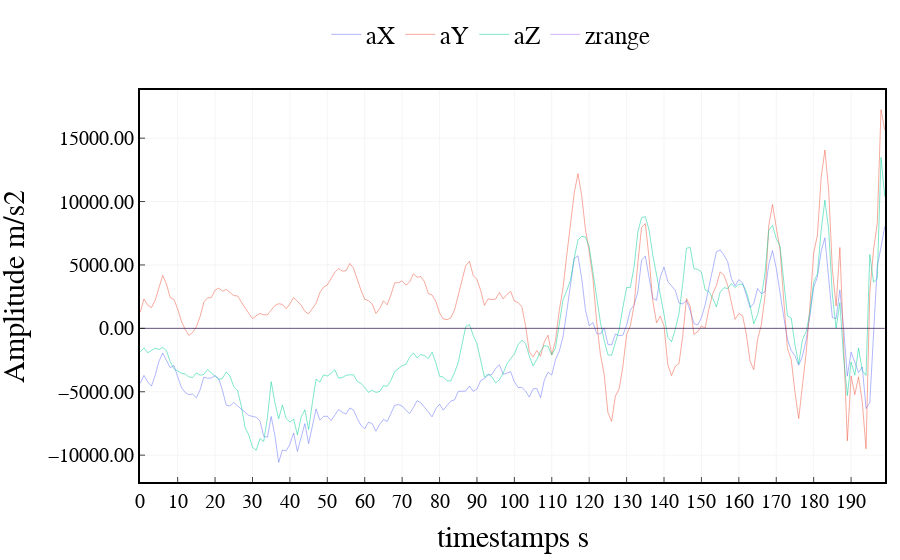

Notebook source saved alongside this figure:
### Code cell
import scipy.signal as signal_p

# Define filter parameters
fs = 100  # Sampling frequency
fc = 40  # Cutoff frequency
order = 6  # Filter order
# Create low-pass Butterworth filter
b, a = signal_p.butter(order, fc / (fs / 2), btype='low')

# Apply filter to signal data
signalf = signal_p.filtfilt(b, a, imu_data[:,:7], axis=0)
timestamp = np.asarray(list(range(400)))
fig = go.Figure()
fig.add_trace(go.Scatter(x=timestamp, y=signalf[:,4]-signalf[:,3],
                    mode='lines',
                    line=dict(width=0.5),
                    name='aX'))
fig.add_trace(go.Scatter(x=timestamp, y=signalf[:,5]-signalf[:,3],
                    mode='lines',
                    line=dict(width=0.5),
                    name='aY'))
fig.add_trace(go.Scatter(x=timestamp, y=signalf[:,6]-signalf[:,3],
                    mode='lines',
                    line=dict(width=0.5),
                    name='aZ'))

fig.add_trace(go.Scatter(x=timestamp, y=imu_data[:,8]/1000,
                    mode='lines',
                    line=dict(width=0.5),
                    name='zrange'))


# # Add a rectangle to the plot
# fig.add_shape(type='rect',
#               x0=0,
#               y0=-2,
#               x1=10,
#               y1=2,
#               line=dict(color='blue', width=0.5),
#             #   fillcolor='lightblue',
#               opacity=0.5)

fig.add_shape(type='line',
                x0=0,
                y0=0,
                x1=timestamp[-1].astype(float),
                y1=0,
                line=dict(color='black', width=0.5),
            #   fillcolor='lightblue',
                opacity=1)

    
    


fig.update_layout(xaxis_title='timestamps s',
                        yaxis_title='Amplitude m/s2',
                        font=dict(size=25, family='Arial', color='rgb(0, 0, 0)'),
                        margin={'l': 15, 'r': 15, 't': 15, 'b': 15},
                        # width=1000, height=400,
                        legend=dict(
                            yanchor="top",
                            y=1.2,
                            xanchor="left",
                            x = 0.25,
                            font=dict(
                                family='Arial',
                                size=25,
                                color='rgb(0, 0, 0)',
                            ),
                            orientation="h",
                            # bordercolor="Black",
                            # borderwidth=1
                        ),
                        plot_bgcolor='rgb(255,255,255)',
                        xaxis=dict(
                            showline=True,
                            linecolor='rgb(0, 0, 0)',
                            linewidth=2,
                            ticks='inside',
                            tickfont=dict(
                                family='Arial',
                                size=20,
                                color='rgb(0, 0, 0)',
                            ),
                            tick0 = 150,
                            dtick = 10,
                            gridcolor='rgb(245, 245, 245)',
                            mirror=True
                        ),
                        yaxis=dict(
                            # range = [0, 1],
                            showline=True,
                            linecolor='rgb(0, 0, 0)',
                            linewidth=2,
                            ticks='inside',
                            tickfont=dict(
                                family='Arial',
                                size=20,
                                color='rgb(0, 0, 0)',
                            ),
                            tickformat='.2f',   # y轴刻度分辨率
                            gridcolor='rgb(245, 245, 245)',
                            mirror=True
                        ),
        )

fig.show()

### Figure 1 — Plotly figure (JSON) as saved in the notebook; plotly's stock layout.template omitted (floating-point values rounded to 4 significant figures; data arrays with more than 128 entries replaced by an {"elided": "..."} marker saying what was removed)
{"data": [{"line": {"width": 0.5}, "mode": "lines", "name": "aX", "type": "scatter", "x": {"elided": "200 int values"}, "y": {"elided": "400 float values"}}, {"line": {"width": 0.5}, "mode": "lines", "name": "aY", "type": "scatter", "x": {"elided": "200 int values"}, "y": {"elided": "400 float values"}}, {"line": {"width": 0.5}, "mode": "lines", "name": "aZ", "type": "scatter", "x": {"elided": "200 int values"}, "y": {"elided": "400 float values"}}, {"line": {"width": 0.5}, "mode": "lines", "name": "zrange", "type": "scatter", "x": {"elided": "200 int values"}, "y": {"elided": "400 float values"}}], "layout": {"font": {"color": "rgb(0, 0, 0)", "family": "Arial", "size": 25}, "legend": {"font": {"color": "rgb(0, 0, 0)", "family": "Arial", "size": 25}, "orientation": "h", "x": 0.25, "xanchor": "left", "y": 1.2, "yanchor": "top"}, "margin": {"b": 15, "l": 15, "r": 15, "t": 15}, "plot_bgcolor": "rgb(255,255,255)", "shapes": [{"line": {"color": "black", "width": 0.5}, "opacity": 1, "type": "line", "x0": 0, "x1": 199, "y0": 0, "y1": 0}], "xaxis": {"dtick": 10, "gridcolor": "rgb(245, 245, 245)", "linecolor": "rgb(0, 0, 0)", "linewidth": 2, "mirror": true, "showline": true, "tick0": 150, "tickfont": {"color": "rgb(0, 0, 0)", "family": "Arial", "size": 20}, "ticks": "inside", "title": {"text": "timestamps s"}}, "yaxis": {"gridcolor": "rgb(245, 245, 245)", "linecolor": "rgb(0, 0, 0)", "linewidth": 2, "mirror": true, "showline": true, "tickfont": {"color": "rgb(0, 0, 0)", "family": "Arial", "size": 20}, "tickformat": ".2f", "ticks": "inside", "title": {"text": "Amplitude m/s2"}}}}
